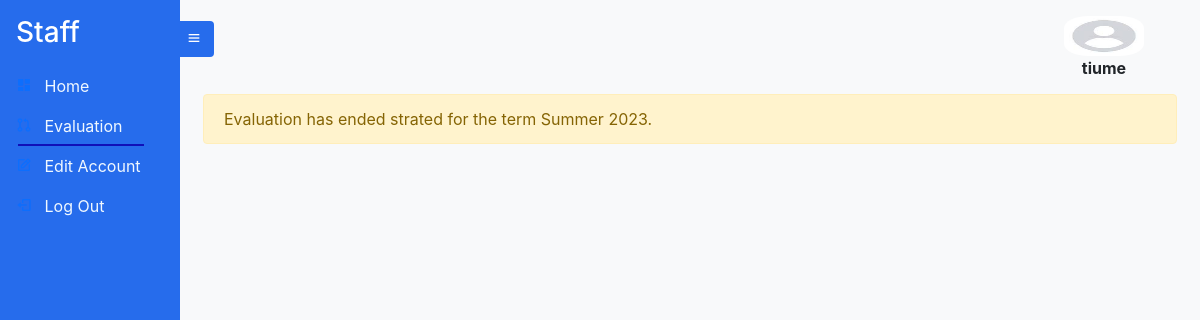
Before: /evaluatepage (signed in) with the older database file.
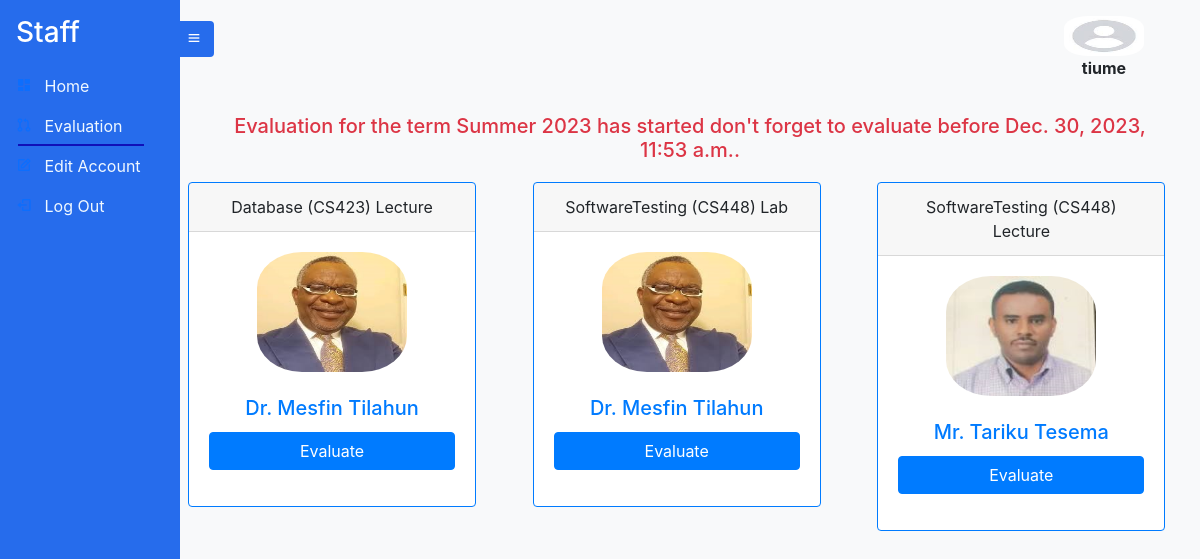
After: the same page with the newer database file.
### Account/models.py (models this page shows)
class Account(AbstractUser):
    Role = models.CharField(max_length=25, null=True , choices=rolechoice ,  blank=True)
    email = models.EmailField(
        verbose_name='email address',
        max_length=255,
        unique=True,
    )

### Course/models.py (models this page shows, shortened)
class Term(models.Model):
    Term_id = models.UUIDField(default=uuid.uuid4, unique=True, primary_key=True, editable=False)
    Season = models.CharField(max_length=10, null=True, choices=season_choices, blank=True)
    current_year = datetime.now().year
    Year = models.IntegerField(
        default=current_year,
        validators=[
            MinValueValidator(current_year),
            MaxValueValidator(current_year + 1)
        ],
    )
    Evaluation_Start_Date = models.DateTimeField(null=True, blank=True ,
                                                 validators=[MinValueValidator(limit_value=timezone.now())])
    Evaluation_End_Date = models.DateTimeField(null = True , blank=True ,
                                               validators=[MinValueValidator(limit_value=timezone.now())])
    Courses_Given = models.ManyToManyField(Course)
    EvaluationDone = models.BooleanField(null=True, blank=True , default=False)

class CourseInstructor(models.Model):
    Instructors = models.ForeignKey(Instructor , on_delete=models.CASCADE)
    Course = models.ForeignKey(Course, on_delete=models.CASCADE)
    CourseType = models.CharField(max_length=10 , null=True ,  choices=coursetype , blank=True)
    Batch = models.ForeignKey(Batch , on_delete=models.CASCADE ,null=True , blank=True)
    Department = models.CharField(max_length=10 , null=True ,   choices=departmentchoice , blank=True)

class Course(models.Model):
    Course_id =  models.CharField(max_length=20 , unique=True,primary_key=True)
    CourseName = models.CharField(max_length=20 , null=True , blank=True)
    CreditHour = models.IntegerField(null=True , blank=True , validators=[MinValueValidator(1)])

### Instructor/models.py (models this page shows, shortened)
class Instructor(models.Model):
    Instructor_id =  models.CharField(max_length=20 , unique=True,primary_key=True)
    Account_id = models.OneToOneField(Account, on_delete=models.CASCADE, related_name='instructor')
    Title = models.CharField(max_length=10 , null=True ,  choices=titlechoice , blank=True)
    FirstName = models.CharField(max_length=20 , null=True , blank=True)
    LastName =  models.CharField(max_length=20 , null=True , blank=True)
    Sex = models.CharField(max_length=25, null=True , choices=genderchoice ,  blank=True)
    ProfilePic= models.FileField(null=True, blank=True, upload_to='profilepic/', default="profilepic/defaultprofile.jpeg")

### Staff/views.py (the view)
# urls.py: path('evaluatepage' , staff_evaluate_page , name='evaluate_staff'),
def staff_evaluate_page(request):
    term = None
    try:
        term = Term.objects.get(EvaluationDone = False)
    except:
        term = None
    evaluation_started = False
    evaluation_ended = False
    if(term.Evaluation_Start_Date <= timezone.now()): #check if evaluation started
        print('evaluation started')
        evaluation_started = True
    if(term.Evaluation_End_Date < timezone.now()): #check if evaluation ended
        print('evaluation ended')
        evaluation_ended = True
    staff = Staff.objects.get(Account_id=request.user)
    student_enrollments = StudentCourseEnrollment.objects.filter(term=term)
    staff_evaluation_result = StaffEvaluationResult.objects.filter(Staff_id = staff)
    evaluated_courses_types = []
    evaluated_instructors = []
    course_instructors = []
    if staff_evaluation_result:
        for staff_evaluation in staff_evaluation_result:
            evaluated_instructors.append(staff_evaluation.Instructor_id.Instructor_id)
            evaluated_courses_types.append(staff_evaluation.CourseType)
    courses_data = []
    for enrollment in student_enrollments:
        instructors_data = []
        for courseinstructors in CourseInstructor.objects.filter(Course = enrollment.course ):
            course_instructors.append(courseinstructors)
            instructor_info = {
                'name': f'{courseinstructors.Instructors.FirstName} {courseinstructors.Instructors.LastName}',
                'title': courseinstructors.Instructors.Title,
                'instructor_id':courseinstructors.Instructors.Instructor_id ,
                'profile_pic': courseinstructors.Instructors.ProfilePic.url if courseinstructors.Instructors.ProfilePic else None,
            }
            instructors_data.append(instructor_info)
        course_data = {
            'course_name': enrollment.course.CourseName,
            'course_id':enrollment.course.Course_id,
            'instructors': instructors_data,
            'evaluate_url': f'/evaluate/{enrollment.id}/',  # Replace with the actual URL for evaluation
        }
        courses_data.append(course_data)
    context = {
        'courses_data': courses_data,
        'term': term,
        'active_page':'evaluation',
        'staff':staff,
        'evaluated_courses_types':evaluated_courses_types,
        'course_instructors':course_instructors,
        'evaluated_instructors':evaluated_instructors,
        'evaluation_started':evaluation_started,
        'evaluation_ended':evaluation_ended,
    }
    return render(request, 'staff/evaluate.html', context)

### templates/staff/evaluate.html (shortened to what this page needs)
{% extends 'staff/staff.html' %}
{% block content %}
        {% if term %}
          {% if evaluation_started == True and evaluation_ended == False %}
          {% if  course_instructors %}
          <div class="card-body text-danger text-center">
        <h5 class="card-text">Evaluation for the term {{ term.Season }} {{ term.Year }} has started don't forget to evaluate before {{term.Evaluation_End_Date}}.
        </h5>
        </div>
      <div class="row">
        {% for course in course_instructors %}
          <div class="col-md-4 mb-4">
                <div class="text-center">
                  {% if course.Instructors.Instructor_id in evaluated_instructors and course.CourseType in evaluated_courses_types %}
                  <div class="card border-success mb-3" style="max-width: 18rem;">
                  {% else %}
                  <div class="card border-primary mb-3" style="max-width: 18rem;">
                  {% endif %}
                    <div class="card-header">{{ course.Course.CourseName }} ({{ course.Course.Course_id }}) {{course.CourseType}}</div>
                    {% if course.Instructors.Instructor_id in evaluated_instructors and course.CourseType in evaluated_courses_types %}
                  <div class="card-body text-success">
                    {% else %}
                    <div class="card-body text-primary">
                      {% endif %}
                      <p class="card-text">
                        {% if course.Instructors.ProfilePic %}
                        <img src="{{ course.Instructors.ProfilePic.url }}" alt="{{ instructor.FirstName }} Profile Pic" class="img-fluid mb-2" style="height: 120px; width: 150px; border-radius: 30%;">
                        {% endif %}
                      </p>
                      <h5 class="card-title">{{ course.Instructors.Title }} {{ course.Instructors.FirstName }} {{ course.Instructors.LastName }}</h5>
                      <div class="mb-3 d-md-flex">
                        {% if course.Instructors.Instructor_id in evaluated_instructors and course.CourseType in evaluated_courses_types %}
                        <a href="#" class="btn btn-success w-100 max-width-300 disabled">Evaluated</a>
                        {% else %}
                        <a href="{% url 'staff_evaluate_course' staff.Staff_id course.Course.Course_id course.Instructors.Instructor_id course.CourseType %}" class="btn btn-primary w-100 max-width-300">Evaluate</a>
                        {% endif %}
                       </div>
                    </div>
              </div>
            </div>
          </div>
        {% endfor %}
      </div>
    {% else %}
      <p class="text-muted text-center">No enrolled courses for the selected term.</p>
    {% endif %}
    {% elif evaluation_started == True and evaluation_ended == True  %}
    <div class="col-12">
      <div class="alert alert-warning" role="alert">
         Evaluation has ended strated for the term  {{ term.Season }} {{ term.Year }}.
       </div>
    </div>
    {% elif evaluation_started == False %}
    <div class="col-12">
      <div class="alert alert-warning" role="alert">
         Evaluation has not strated for the term  {{ term.Season }} {{ term.Year }}.
       </div>
    </div>
    {% endif %}
    {% else %}
    <div class="col-12">
      <div class="alert alert-warning" role="alert">
         Evaluation has not strated please wait!.
       </div>
    </div>
    {% endif %}
{% endblock %}

### templates/staff/staff.html
{% extends 'sidebarbase.html' %}
{% block content1 %}
  <div class="side-navbar active-nav d-flex justify-content-between flex-wrap flex-column" id="sidebar">
    <ul class="nav flex-column text-white w-100">
      <a href="#" class="nav-link h3 text-white my-2">
        Staff
      </a>
      <li class="nav-link {% if active_page == 'home' %}active{% endif %}">
        <i class="bx bxs-dashboard"></i>
        <span class="mx-2"><a class="inner-anchor" href="{% url 'staffhomepage' %}"> Home</a></span>
      </li>
      <li class="nav-link {% if active_page == 'evaluation' %}active{% endif %}">
        <i class="bx bx-git-pull-request"></i>
        <span class="mx-2"><a class="inner-anchor" href="{% url 'evaluate_staff' %}">Evaluation</a></span>
      </li>
      <li class="nav-link {% if active_page == 'editaccount' %}active{% endif %}">
        <i class="bx bx-edit"></i>
        <span class="mx-2"><a class="inner-anchor" href="{% url 'editpassword' %}"> Edit Account</a></span>
      </li>
      <li class="nav-link {% if active_page == 'logout' %}active{% endif %}">
        <i class="bx bx-log-out"></i>
        <span class="mx-2"><a class="inner-anchor" href="{% url 'logout' %}" > Log Out </a></span>
      </li>
    </ul>
  </div>
  <div class="p-2 active-cont my-container overflow-hidden">
    <nav class="navbar top-navbar navbar-light bg-light px-5">
      <a class="btn border-0" id="menu-btn"><i class="bx bx-menu"></i></a>
      <figure id="image" style="height: 30px; background-color: white">
        <img src="/static/images/profilePic/defaultprofile.jpeg" style="height: 40px; width: 80px; border-radius: 30%;">
        <figcaption style="text-align: center;"><b>{{user.username}}</b></figcaption>
      </figure>
    </nav>
    <br>
    {% block content %}
    {% endblock %}
{% endblock %}

### templates/sidebarbase.html (shortened to what this page needs)
<!DOCTYPE html>
{% load static %}
<html lang="en">
<head>
  <link href="https://cdn.jsdelivr.net/npm/bootstrap@5.0.0-beta2/dist/css/bootstrap.min.css" rel="stylesheet" />
  <link href="https://cdn.jsdelivr.net/npm/boxicons@2.0.5/css/boxicons.min.css" rel="stylesheet" />
  <link rel="stylesheet" href="https://stackpath.bootstrapcdn.com/bootstrap/4.5.0/css/bootstrap.min.css">
<link href="https://code.jquery.com/ui/1.12.1/themes/ui-lightness/jquery-ui.css" rel="stylesheet" type="text/css" />
  <link  href="{% static 'styles/sidebar.css' %}" rel="stylesheet">
</head>
<body>
  {% block content1 %}
  {% endblock content1 %}
</body>
</html>

### static/styles/sidebar.css (style rules this page uses)
* { margin: 0; padding: 0; box-sizing: border-box; }
body { min-height: 100vh; background-color:#f8f9fa; }
.side-navbar { width: 180px; height: 100%; position: fixed; margin-left: -300px; background-color:rgb(38, 108, 236); transition: 0.5s; }
.active-nav { margin-left: 0; }
.active-cont { margin-left: 180px; }
#menu-btn { background-color:rgb(38, 108, 236); color: #fff; margin-left: -62px; }
#image { max-width: 300px; height: 80px; border-radius: 50%; top: 10px; right: 0px; }
.inner-anchor { color: aliceblue; text-decoration: black; }
.bg-light { background-color: rgb(38, 108, 236);; }
.nav-link.active { position: relative; }
.nav-link.active:after { content: ''; position: absolute; bottom: 0; left: 10%; width: 70%; height: 2px; background-color: rgb(16, 16, 185); }

Changed rows visible on the page:
changed Term "Summer": Evaluation_End_Date (not shown) → "Dec. 30, 2023, 11:53 a.m."
now on this page (row unchanged): CourseInstructor: Course.CourseName "Database", Course.Course_id "CS423", CourseType "Lecture", Instructors.ProfilePic (picture), Instructors.Title "Dr.", Instructors.FirstName "Mesfin", Instructors.LastName "Tilahun", shows "Evaluate"
now on this page (row unchanged): CourseInstructor: Course.CourseName "SoftwareTesting", Course.Course_id "CS448", CourseType "Lab", Instructors.ProfilePic (picture), Instructors.Title "Dr.", Instructors.FirstName "Mesfin", Instructors.LastName "Tilahun", shows "Evaluate"
now on this page (row unchanged): CourseInstructor: Course.CourseName "SoftwareTesting", Course.Course_id "CS448", CourseType "Lecture", Instructors.ProfilePic (picture), Instructors.Title "Mr.", Instructors.FirstName "Tariku", Instructors.LastName "Tesema", shows "Evaluate"
Other visible differences:
text no longer shown: "Evaluation has ended strated for the term"
text now shown: "Evaluation for the term has started don't forget to evaluate before"
